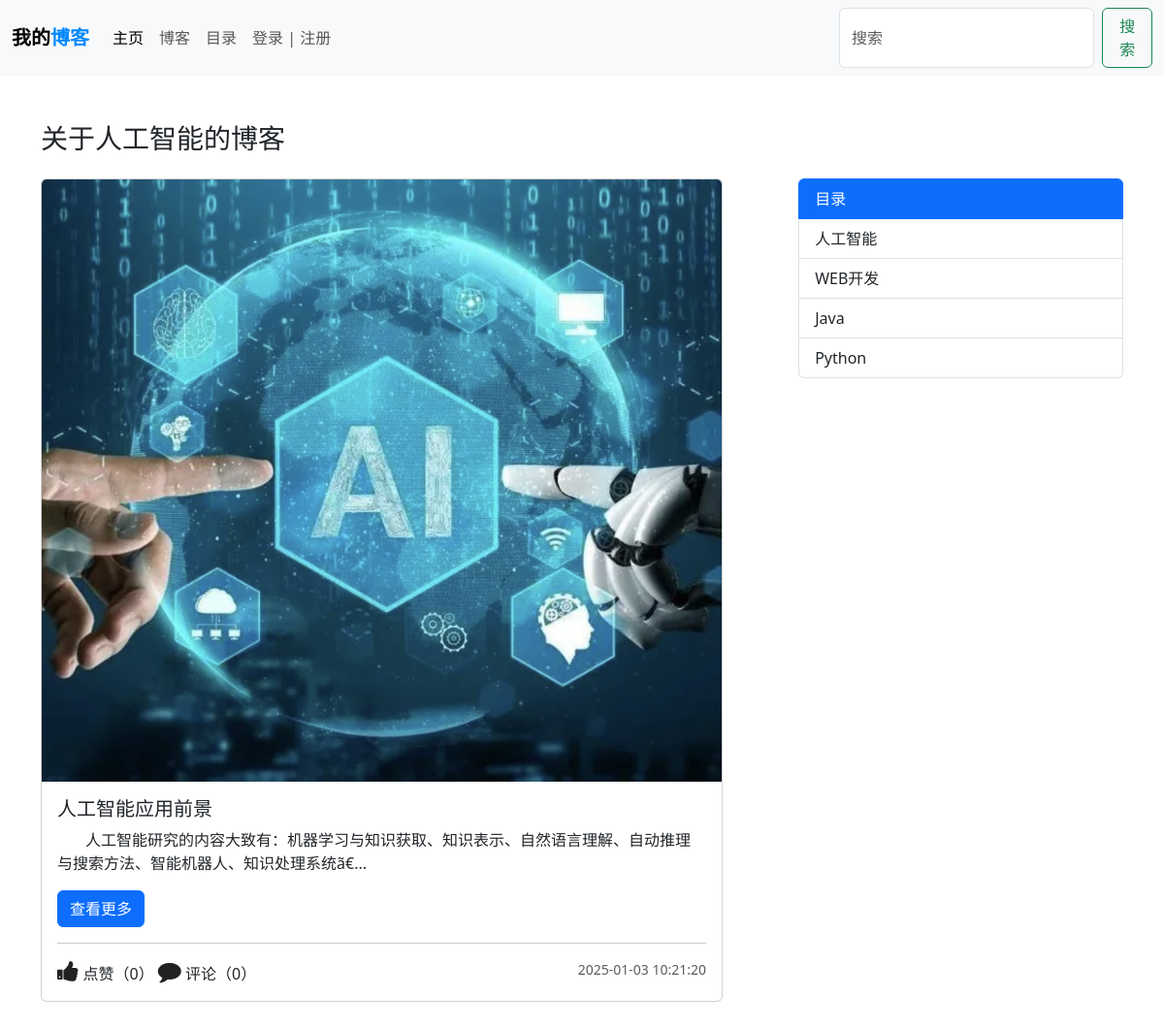
Page /category.php?category_id=2 on the committed database.
### tables this page shows
CREATE TABLE `category` (
  `id` int(11) NOT NULL,
  `category` varchar(127) NOT NULL
);

CREATE TABLE `post` (
  `post_id` int(11) NOT NULL,
  `post_title` varchar(127) NOT NULL,
  `post_text` text NOT NULL,
  `category` int(11) DEFAULT '0',
  `publish` int(2) NOT NULL DEFAULT '1',
  `cover_url` varchar(255) NOT NULL DEFAULT 'default.jpg',
  `created_at` datetime NOT NULL DEFAULT CURRENT_TIMESTAMP
);

### admin/data/post.php (called while the page is built, shortened)
<?php
function getAllPostsByCategory($conn, $category_id) {
    $sql = "SELECT * FROM post WHERE category=? AND publish = 1";
    $stmt = $conn->prepare($sql);
    $stmt->execute([$category_id]);
    if ($stmt->rowCount() >= 1) {
        $data = $stmt->fetchAll();
        return $data;
    } else {
        return 0;
    }
}
function getCategoryById($conn, $id) {
    $sql = "SELECT * FROM category WHERE id = ?";
    $stmt = $conn->prepare($sql);
    $stmt->execute([$id]);
    if ($stmt->rowCount() >= 1) {
        $data = $stmt->fetch();
        return $data;
    } else {
        return 0;
    }
}
function get5Categories($conn) {
    $sql = "SELECT * FROM category LIMIT 5";
    $stmt = $conn->prepare($sql);
    $stmt->execute();
    if ($stmt->rowCount() >= 1) {
        $data = $stmt->fetchAll();
        return $data;
    } else {
        return 0;
    }
}
function getAllCategories($conn) {
    $sql = "SELECT * FROM category ORDER BY category";
    $stmt = $conn->prepare($sql);
    $stmt->execute();
    if ($stmt->rowCount() >= 1) {
        $data = $stmt->fetchAll();
        return $data;
    } else {
        return 0;
    }
}

### admin/data/comment.php (called while the page is built, shortened)
<?php
function countByPostId($conn, $id) {
    $sql = "SELECT * FROM comment WHERE post_id = ?";
    $stmt = $conn->prepare($sql);
    $stmt->execute([$id]);
    return $stmt->rowCount();
}
function likeCountByPostId($conn, $id) {
    $sql = "SELECT * FROM post_like WHERE post_id = ?";
    $stmt = $conn->prepare($sql);
    $stmt->execute([$id]);
    return $stmt->rowCount();
}

### category.php (the view, shortened to what this page needs)
<?php
$logged = false;
include_once("db_conn.php");
include_once("admin/data/post.php");
include_once("admin/data/comment.php");
$categories = getAllCategories($conn);
$categories5 = get5Categories($conn);
$category = 0;
?>
<!DOCTYPE html>
<html lang="zh-CN">
    <head>
            <?php
                if (isset($_GET['category_id'])) {
                    $c_id = $_GET['category_id'];
                    $category = getCategoryById($conn, $c_id);
                } else {
                    echo "博客目录页面";
                }
            ?>
        <link href="https://cdn.jsdelivr.net/npm/bootstrap@5.3.3/dist/css/bootstrap.min.css" rel="stylesheet">
        <link rel="stylesheet" href="https://stackpath.bootstrapcdn.com/font-awesome/4.7.0/css/font-awesome.min.css">
        <link rel="stylesheet" href="css/style.css">
    </head>
    <body>
        <?php include 'inc/NavBar.php'; ?>
         <div class="container mt-5">
            <h1 class="display-4 mb-4 fs-3">
                <?php if ($category != 0)
                    echo "关于" . $category['category'] . "的博客";
                    else echo "博客";
                ?>
            </h1>
            <section class="d-flex">
                <?php if (!isset($_GET['category_id'])) { ?>
                <main class="main-blog p-2">
                    <div class="list-group category-aside">
                        <?php foreach ($categories as $category) { ?>
                        <a href="category.php?category_id=<?=$category['id']?>" class="list-group-item list-group-item-action"><?php echo $category['category']; ?></a>
                        <?php } ?>
                    </div>
                </main>
                <?php } else {
                    $cId = $_GET['category_id'];
                    $posts = getAllPostsByCategory($conn, $cId);
                ?>
                <?php if ($posts != 0) { ?>
                    <main class="main-blog">
                        <?php foreach($posts as $post) { ?>
                            <div class="card main-blog-card mb-5">
                                <img src="upload/blog/<?=$post['cover_url']?>" class="card-img-top" alt="...">
                                <div class="card-body">
                                    <h5 class="card-title"><?=$post['post_title']?></h5>
                                    <?php
                                    $p = strip_tags($post['post_text']);
                                    $p = substr($p, 0, 200);
                                    ?>
                                    <p class="card-text"><?=$p?>...</p>
                                    <a href="blog-view.php?post_id=<?=$post['post_id']?>" class="btn btn-primary">查看更多</a>
                                    <hr>
                                    <div class="d-flex justify-content-between">
                                        <div class="react-btns">
                                            <?php
                                            $post_id = $post['post_id'];
                                            if ($logged) {
                                                $liked = isLikedByUserId($conn, $post_id, $user_id);
                                                if ($liked) {
                                                    ?>
                                                    <i class="fa fa-thumbs-up liked like-btn" post-id="<?=$post_id?>" liked="1" aria-hidden="true"></i>
                                                <?php } else { ?>
                                                    <i class="fa fa-thumbs-up like like-btn" post-id="<?=$post_id?>" liked="0" aria-hidden="true"></i>
                                                <?php } } else { ?>
                                                <i class="fa fa-thumbs-up" aria-hidden="true"></i>
                                            <?php } ?>
                                            点赞（<span><?php echo likeCountByPostId($conn,$post['post_id']);?></span>）
                                            <a href="blog-view.php?post_id=<?=$post['post_id']?>#comment">
                                                <i class="fa fa-comment" aria-hidden="true"></i> 评论（<?php echo countByPostId($conn,$post['post_id']);?>）
                                            </a>
                                        </div>
                                        <small class="text-body-secondary"><?=$post['created_at']?></small>
                                    </div>
                                </div>
                            </div>
                        <?php } ?>
                    </main>
                <?php } } ?>
                <aside class="aside-main">
                    <div class="list-group category-aside">
                        <a href="#" class="list-group-item list-group-item-action active" aria-current="true">目录</a>
                        <?php foreach ($categories5 as $category) { ?>
                            <a href="category.php?category_id=<?=$category['id']?>" class="list-group-item list-group-item-action"><?php echo $category['category'];?></a>
                        <?php } ?>
                    </div>
                </aside>
            </section>
        </div>
    </body>
</html>

### css/style.css (style rules this page uses)
.main-blog-card { width: 90%; }
.category-aside { width: 100%; }
.main-blog { width: 70%; }
.aside-main { width: 30%; }
.react-btns i { font-size: 24px; color: #222; cursor: pointer; }
.react-btns a { text-decoration: none; color: #222; cursor: pointer; }

### rows in the picture
category: category "人工智能"
post: cover_url (picture), post_title "人工智能应用前景", post_text "人工智能研究的内容大致有：机器学习与知识获取、知识表示、自然语言理解、自动推理与搜索方法、智能机器人、知识处理系统ã€", post_id "0", created_at "2025-01-03 10:21:20"
category: category "WEB开发"
category: category "Java"
category: category "Python"
